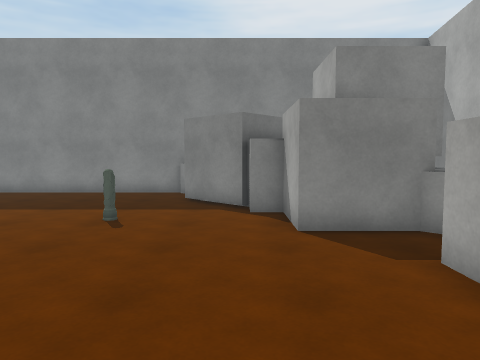
[1] (above)

21 first-person views from a walk through a scene from a Unity 3-D project. The camera is 1.5 m above the floor, tilts 4° down and sees 70° across. The floor is counted in squares, 1 m on a side. Each view is taken from the middle of a square. On the plan, view 1 faces up. The plan holds only what a view shows up to about 16 squares ahead; the rest is blank. The place goes on beyond the plan. The player is left out. Some surface patterns are stand-ins.

[2]
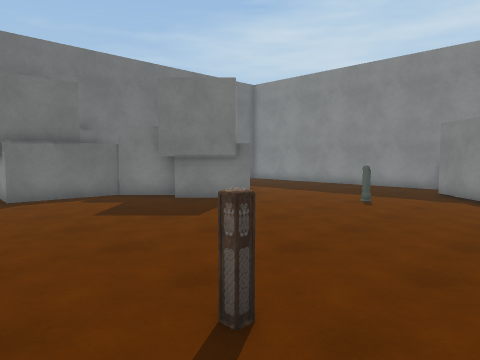

[3]
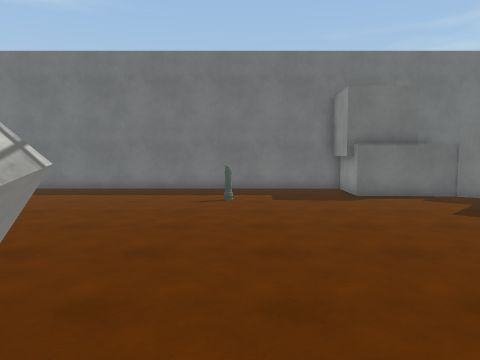

[4]
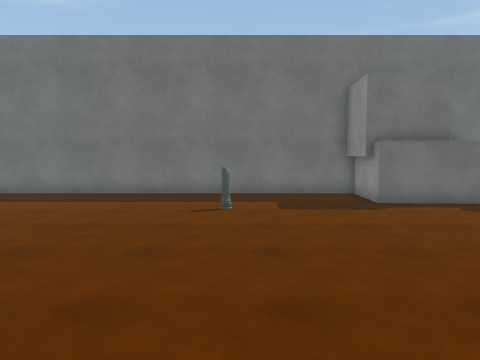

[5]
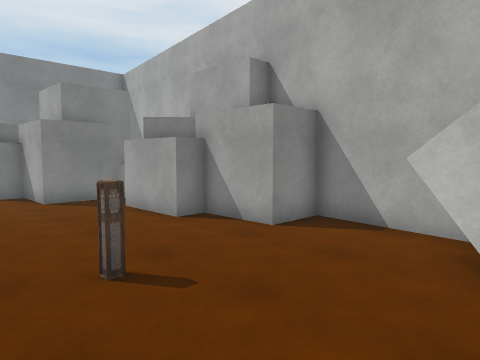

[6]
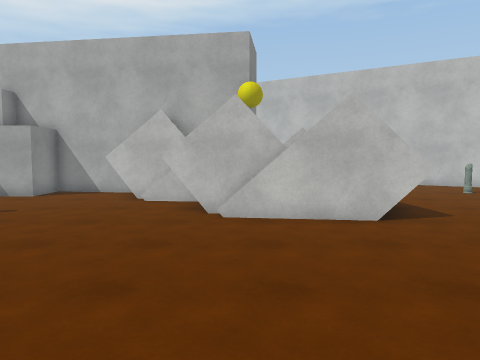

[7]
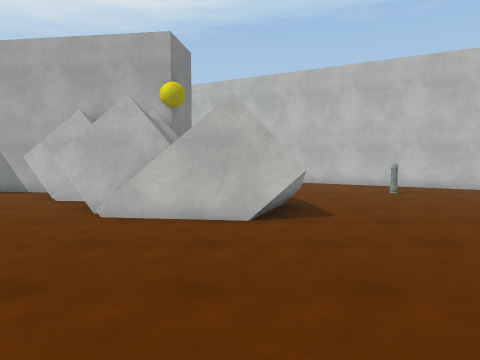

[8]
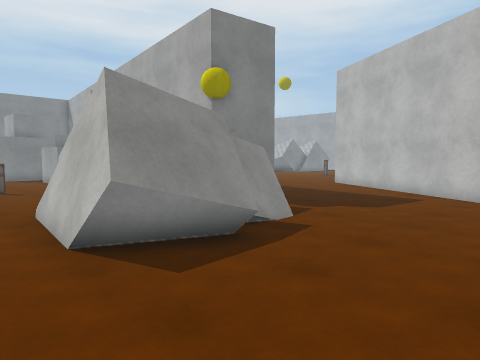

[9]
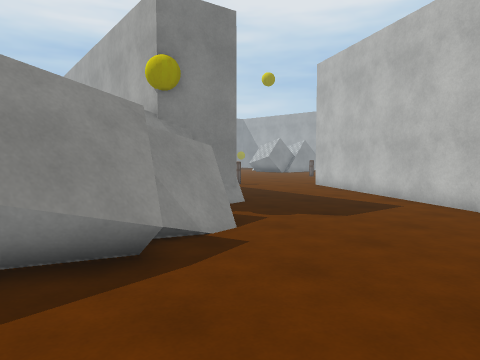

[10]
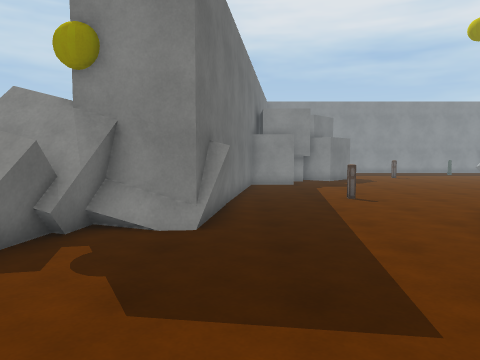

[11]
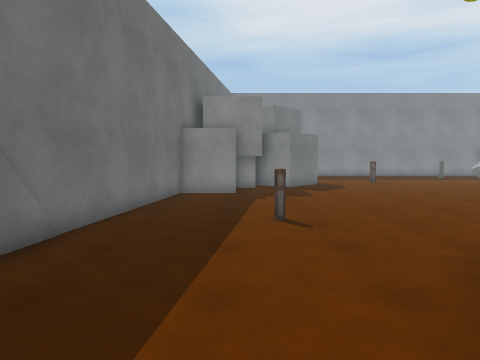

[12]
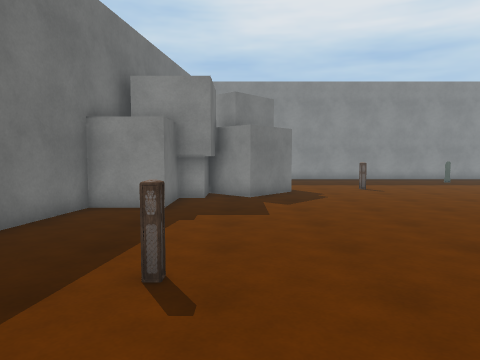

[13]
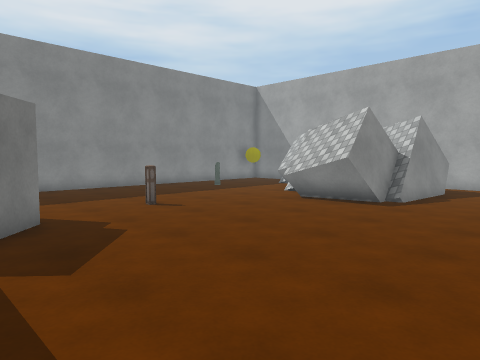

[14]
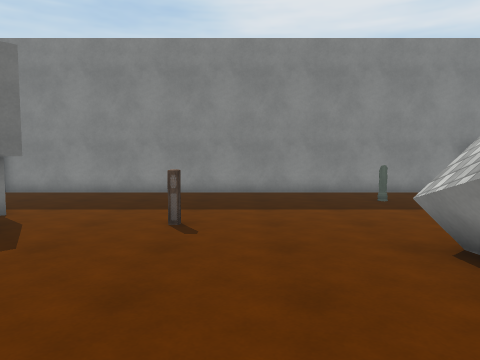

[15]
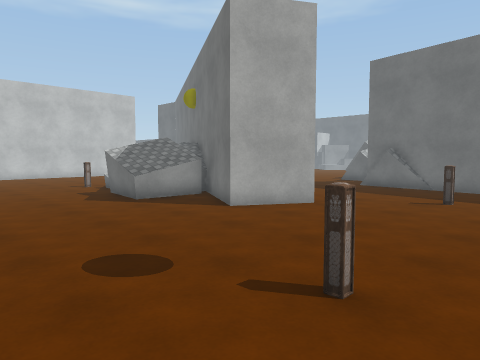

[16]
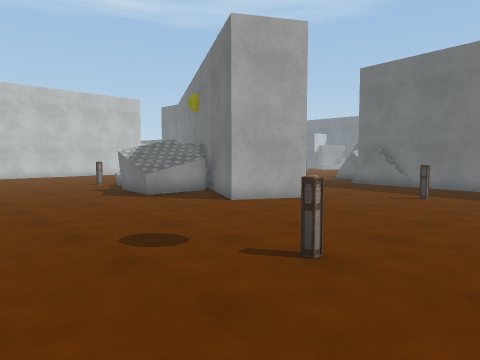

[17]
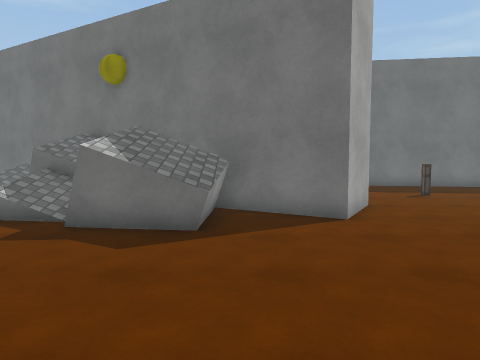

[18]
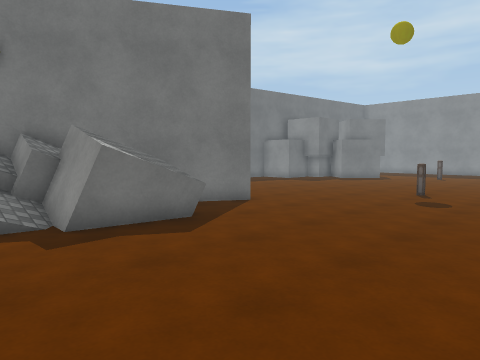

[19]
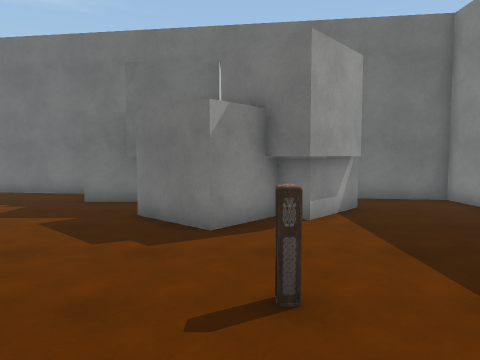

[20]
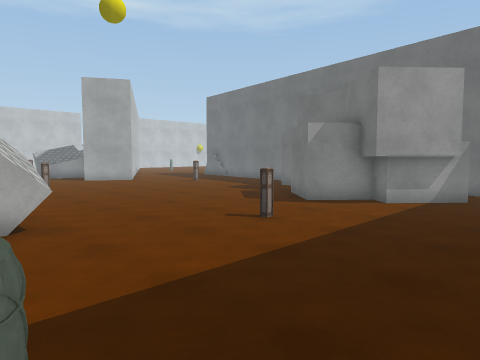

[21]
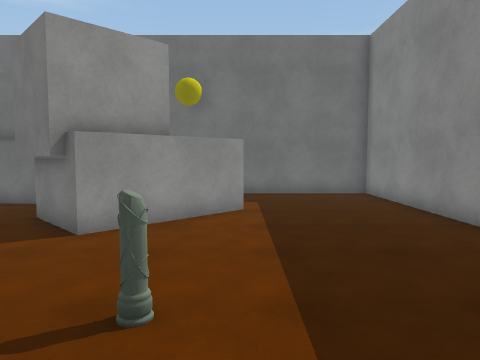

### Floor plan
Key: @ floor where view 1 was taken; # wall or solid block; . floor; / step, stairs or slope; = window, fence, low wall or low ledge; ^ raised ledge; O other object.
Columns run from 14 left of view 1 to 25 right of it. Each row starts with its distance up from view 1.
 14 #############           ################
 13 #............        #  #...............
 12 #............#       #  #...............
 11 #............##         #..............O
 10 #.............##        #.##............
  9 #...#..........#           ##...........
  8     ##.....O...#           ##....O......
  7      ##........###^         #....O...../
  6       ##...........       ####........#
  5      ###..........        ###........^#
  4    ####..........#       ##..........##
  3    #.............#       #...........###
  2    #.............##   ####.............=
  1    #..............#   #.................
  0 ####..........@...#####.................
 -1 ###...........O.....###................
 -2 #..................## #................
 -3 #.................^#  #............O...
 -4 #................##  ##...O............
 -5 #...O............##  #.................
 -6 #..............####  #.................
 -7 #.............####   #.................
 -8 #.............########......###........
 -9 #............#########......###........
-10 #............## ####.......####........
-11 #............#####=.......####..........
-12 #..... ......####=#.......#  #^^^......
-13 #...   ........=.........####^^^^......
-14 #.       ................###^^##^......
-15 #         ..............####/=//.......
-16             ...........   #/////......
-17            . ......O..    #==#=/.....  .

Where each view was taken, in squares from view 1:
view 1: 0 up, 0 right, facing up
view 2: 3 down, 2 right, facing up-left
view 3: 5 down, 2 right, facing left
view 4: 5 down, 0 right, facing left
view 5: 5 down, 2 left, facing up-right
view 6: 8 down, 9 left, facing right
view 7: 11 down, 9 left, facing right
view 8: 17 down, 3 left, facing up-right
view 9: 17 down, 1 left, facing up-right
view 10: 16 down, 8 right, facing up
view 11: 12 down, 11 right, facing up
view 12: 8 down, 13 right, facing up
view 13: 2 down, 13 right, facing up-right
view 14: 0 up, 20 right, facing up
view 15: 1 down, 24 right, facing down-left
view 16: 0 up, 25 right, facing down-left
view 17: 11 down, 25 right, facing left
view 18: 17 down, 25 right, facing up-left
view 19: 7 up, 22 right, facing left
view 20: 13 up, 25 right, facing down-left
view 21: 9 up, 0 right, facing left
